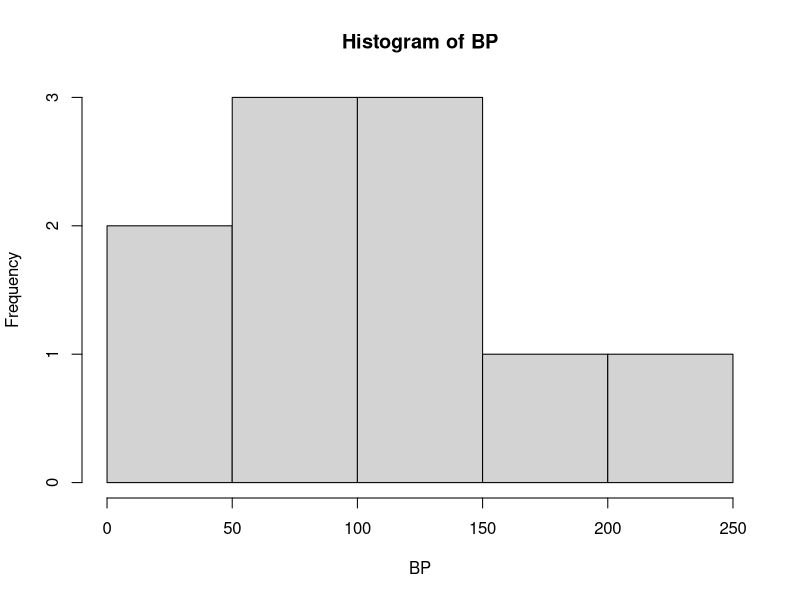
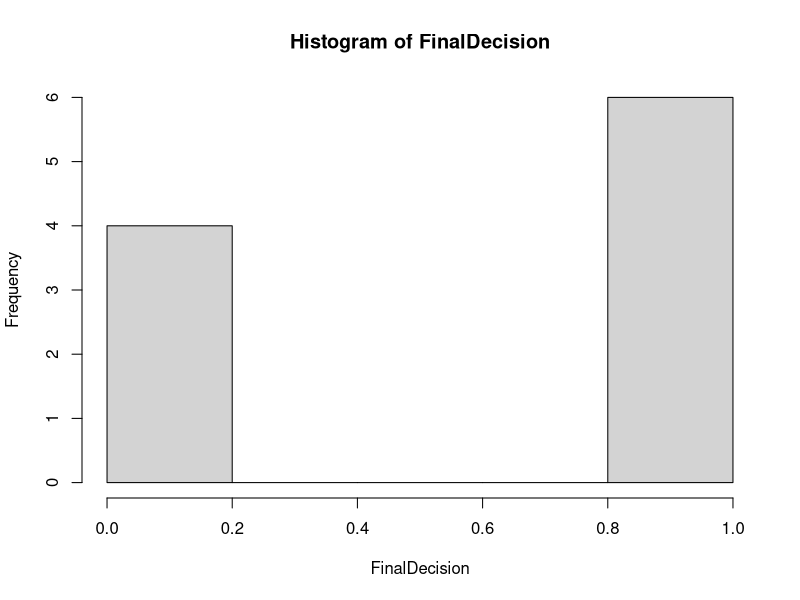
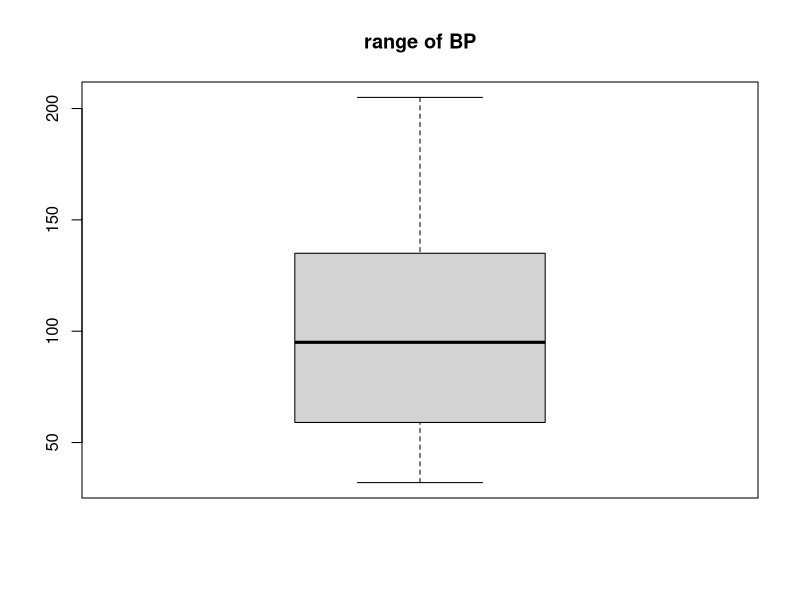
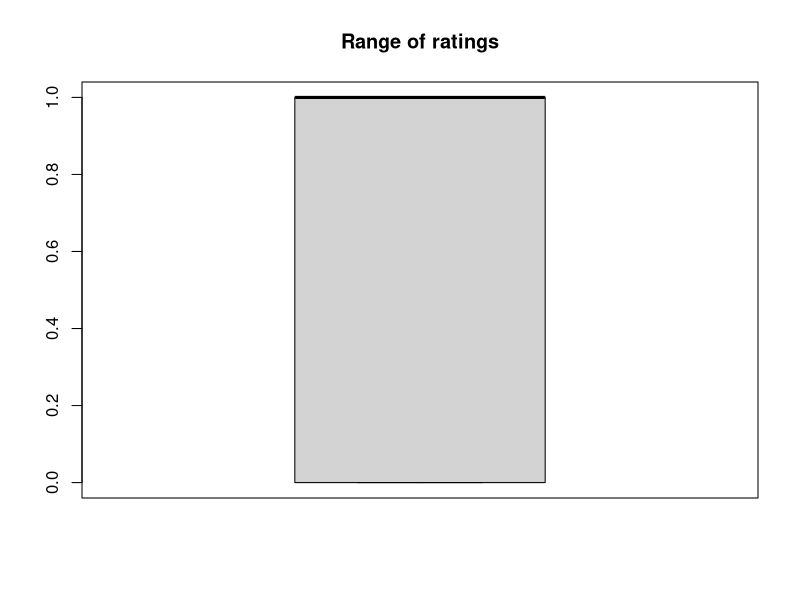
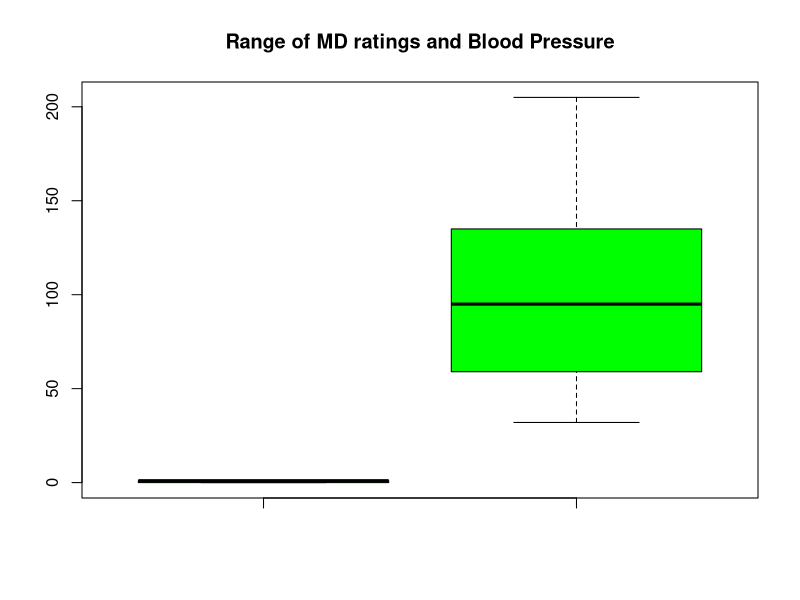
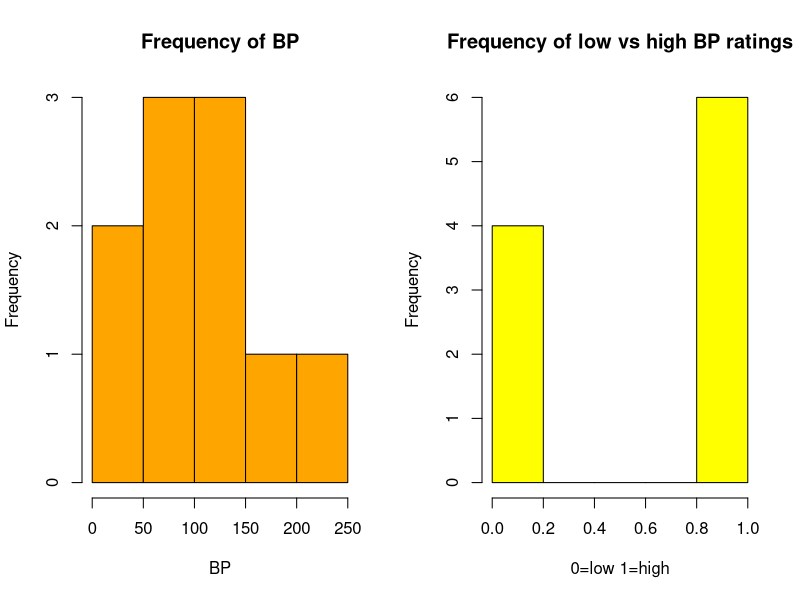
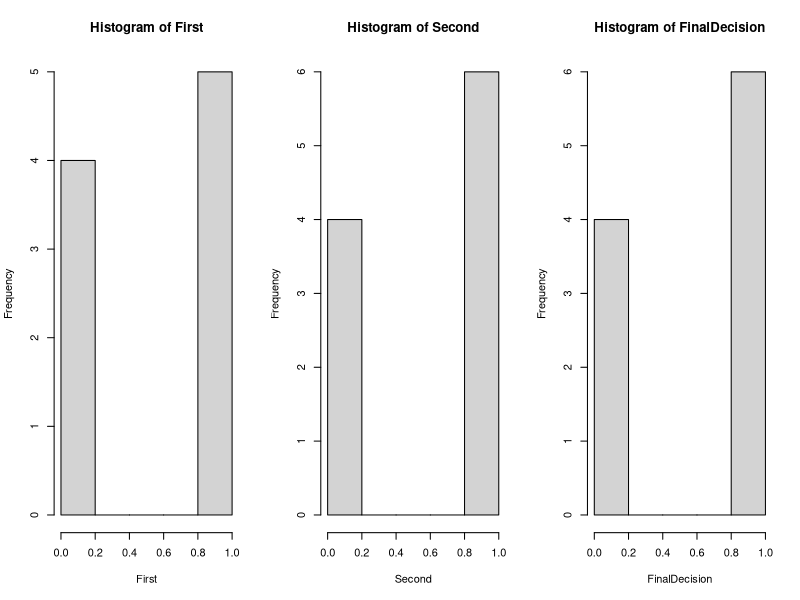
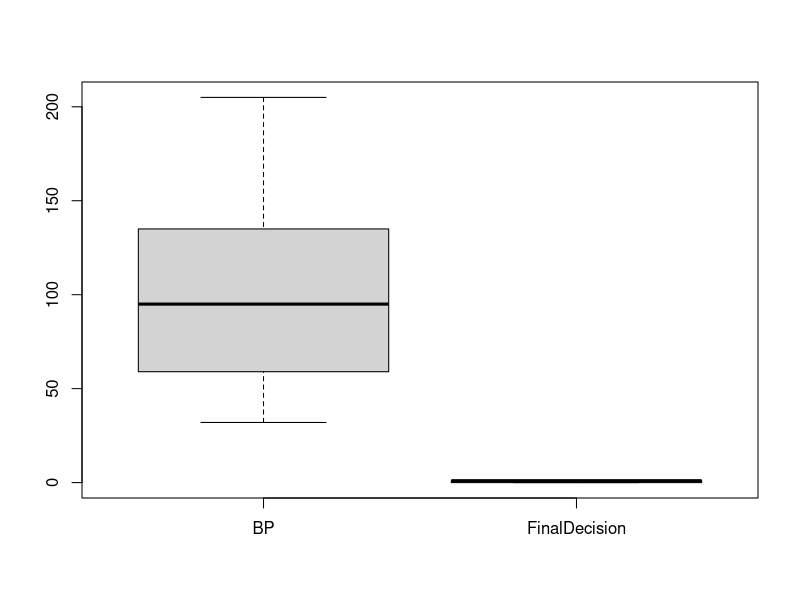

Here is the R script that generated these plots, in order:
Frequency <- c(0.6,0.3,0.4,0.4,0.2,0.6,0.3,0.4,0.9,0.2)
BP <- c(103,87,32,42,59,109,78,205,135,176)
First <- c(1,1,1,1,0,0,0,0,NA,1)
Second <- c(0,0,1,1,0,0,1,1,1,1)
FinalDecision <- c(0,1,0,1,0,1,0,1,1,1)

Frequency
BP
First
Second
FinalDecision


#If we try to find the mean of First, R will not calculate it because of the NA value
mean(First)
#to calculate the mean, we need to tell R to remove/ignore the NA value
mean(First,na.rm=T)

#However, if the NA was replaced by Null, R will ignore it
#we can use the mean function to calculate the mean without telling it to remove Null 
Firsttest <- c(1,1,1,1,0,0,0,0,NULL,1)
mean(Firsttest)

#First lets make simple histograms and boxplots
hist(BP)
hist(FinalDecision)
boxplot(BP, main="range of BP")
#the following boxplot does not really show us anything as the values in the data is only 0 or 1
boxplot(FinalDecision, main="Range of ratings")

#Now lets create a side by side boxplot
boxplot(FinalDecision,BP, main = "Range of MD ratings and Blood Pressure",col = "green")

#lets create a side by side histogram
par(mfrow = c(1,2))
hist(BP, main = "Frequency of BP", col = "orange")
hist(FinalDecision, main = "Frequency of low vs high BP ratings", xlab = "0=low 1=high", col = "yellow")
par(mfrow = c(1,1))


# we can compare the first and second doctors ratings compared to the final decision
par(mfrow = c(1,3))
hist(First)
hist(Second)
hist(FinalDecision)
par(mfrow = c(1,1))

#Now lets see if we can make a histogram and boxplot using a data frame
d <- data.frame(BP,FinalDecision)
d

boxplot(d)
hist(d$FinalDecision)
hist(d$BP)
hist(d$BP [d$FinalDecision == 0], main = "Frequency of BP ranked Low", xlab = "Blood Pressure", ylab = "frequency", col = "pink")
hist(d$BP [d$FinalDecision == 1], main = "Frequency of BP ranked High", xlab = "Blood Pressure", ylab = "frequency", col = "red")

boxplot(d$FinalDecision, main = "Doctors rating")
boxplot(d$BP, main = "Range of Blood Pressure among Patients", xlab = "BP", ylab = "BP", col = "purple")

boxplot(d$BP [d$FinalDecision == 0], main = "Range of Blood Pressure Ranked Low",col = "pink")
boxplot(d$BP [d$FinalDecision == 1], main = "Range of Blood Pressure Ranked as High",col = "red")


#now lets see if we can make a histogram and boxplot using a matrix
y <- matrix(c(BP,FinalDecision),ncol=2)

hist(y)
boxplot(y)

